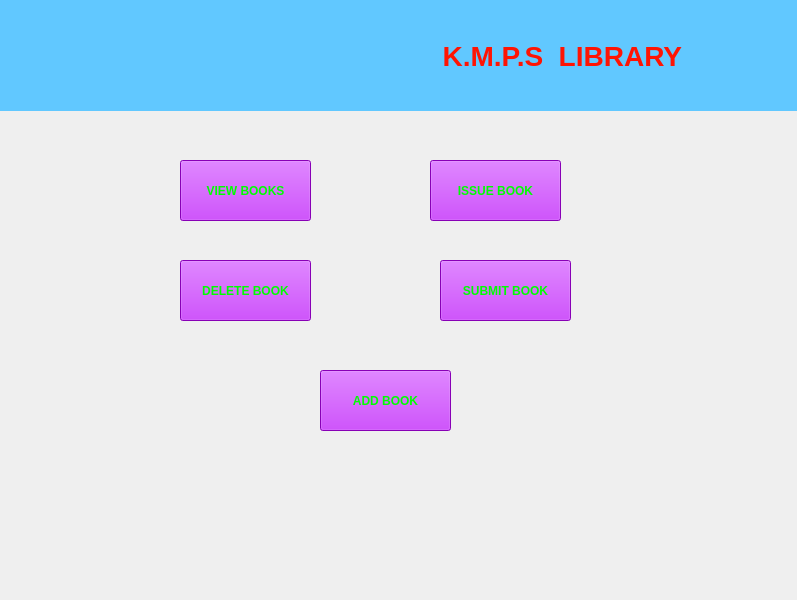
<?xml version="1.0" encoding="UTF-8"?>
<ui version="4.0">
 <class>MainWindow</class>
 <widget class="QMainWindow" name="MainWindow">
  <property name="geometry">
   <rect>
    <x>0</x>
    <y>0</y>
    <width>797</width>
    <height>600</height>
   </rect>
  </property>
  <property name="minimumSize">
   <size>
    <width>797</width>
    <height>600</height>
   </size>
  </property>
  <property name="maximumSize">
   <size>
    <width>797</width>
    <height>600</height>
   </size>
  </property>
  <property name="windowTitle">
   <string>LIBRARY MANAGEMENT</string>
  </property>
  <property name="windowIcon">
   <iconset>
    <normaloff>images/library-logo-design-template-45579f2f9eaf725821b915b523f191eb_screen.jpg</normaloff>images/library-logo-design-template-45579f2f9eaf725821b915b523f191eb_screen.jpg</iconset>
  </property>
  <widget class="QWidget" name="centralwidget">
   <widget class="QLabel" name="label">
    <property name="geometry">
     <rect>
      <x>-10</x>
      <y>0</y>
      <width>811</width>
      <height>601</height>
     </rect>
    </property>
    <property name="text">
     <string/>
    </property>
    <property name="pixmap">
     <pixmap>images/library2.jpg</pixmap>
    </property>
    <property name="scaledContents">
     <bool>true</bool>
    </property>
   </widget>
   <widget class="QPushButton" name="pushButton">
    <property name="geometry">
     <rect>
      <x>180</x>
      <y>160</y>
      <width>131</width>
      <height>61</height>
     </rect>
    </property>
    <property name="styleSheet">
     <string notr="true">background-color:rgb(191, 0, 255);
color:rgb(0, 255, 0);
font: 12pt &quot;Segoe Print&quot;;
font-weight:bold;</string>
    </property>
    <property name="text">
     <string>VIEW BOOKS</string>
    </property>
   </widget>
   <widget class="QPushButton" name="pushButton_2">
    <property name="geometry">
     <rect>
      <x>430</x>
      <y>160</y>
      <width>131</width>
      <height>61</height>
     </rect>
    </property>
    <property name="styleSheet">
     <string notr="true">background-color:rgb(191, 0, 255);
color:rgb(0, 255, 0);
font: 12pt &quot;Segoe Print&quot;;
font-weight:bold;</string>
    </property>
    <property name="text">
     <string>ISSUE BOOK</string>
    </property>
   </widget>
   <widget class="QPushButton" name="pushButton_3">
    <property name="geometry">
     <rect>
      <x>440</x>
      <y>260</y>
      <width>131</width>
      <height>61</height>
     </rect>
    </property>
    <property name="styleSheet">
     <string notr="true">background-color:rgb(191, 0, 255);
color:rgb(0, 255, 0);
font: 12pt &quot;Segoe Print&quot;;
font-weight:bold;</string>
    </property>
    <property name="text">
     <string>SUBMIT BOOK</string>
    </property>
   </widget>
   <widget class="QPushButton" name="pushButton_4">
    <property name="geometry">
     <rect>
      <x>180</x>
      <y>260</y>
      <width>131</width>
      <height>61</height>
     </rect>
    </property>
    <property name="styleSheet">
     <string notr="true">background-color:rgb(191, 0, 255);
color:rgb(0, 255, 0);
font: 12pt &quot;Segoe Print&quot;;
font-weight:bold;</string>
    </property>
    <property name="text">
     <string>DELETE BOOK</string>
    </property>
   </widget>
   <widget class="QPushButton" name="pushButton_5">
    <property name="geometry">
     <rect>
      <x>320</x>
      <y>370</y>
      <width>131</width>
      <height>61</height>
     </rect>
    </property>
    <property name="styleSheet">
     <string notr="true">background-color:rgb(191, 0, 255);
color:rgb(0, 255, 0);
font: 12pt &quot;Segoe Print&quot;;
font-weight:bold;</string>
    </property>
    <property name="text">
     <string>ADD BOOK</string>
    </property>
   </widget>
   <widget class="QLabel" name="label_2">
    <property name="geometry">
     <rect>
      <x>0</x>
      <y>0</y>
      <width>831</width>
      <height>111</height>
     </rect>
    </property>
    <property name="styleSheet">
     <string notr="true">background-color:rgb(97, 200, 255);
color:rgb(255, 20, 3);
font-size:28px;
font: 18pt &quot;MS Shell Dlg 2&quot;;
font-weight:bold;</string>
    </property>
    <property name="text">
     <string>                                                         K.M.P.S  LIBRARY</string>
    </property>
   </widget>
   <widget class="QLabel" name="label_3">
    <property name="geometry">
     <rect>
      <x>110</x>
      <y>10</y>
      <width>101</width>
      <height>91</height>
     </rect>
    </property>
    <property name="text">
     <string/>
    </property>
    <property name="pixmap">
     <pixmap>images/Logo.png</pixmap>
    </property>
    <property name="scaledContents">
     <bool>true</bool>
    </property>
   </widget>
  </widget>
 </widget>
 <resources/>
 <connections/>
</ui>
